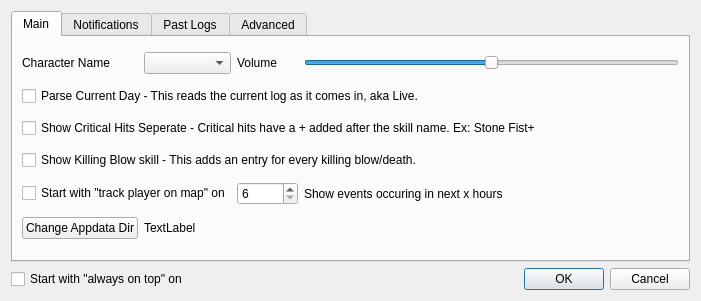
<?xml version="1.0" encoding="UTF-8"?>
<ui version="4.0">
 <class>ConfigDialog</class>
 <widget class="QDialog" name="ConfigDialog">
  <property name="geometry">
   <rect>
    <x>0</x>
    <y>0</y>
    <width>701</width>
    <height>301</height>
   </rect>
  </property>
  <property name="windowTitle">
   <string>Dialog</string>
  </property>
  <layout class="QGridLayout" name="gridLayout">
   <item row="3" column="1">
    <widget class="QDialogButtonBox" name="buttonBox">
     <property name="orientation">
      <enum>Qt::Horizontal</enum>
     </property>
     <property name="standardButtons">
      <set>QDialogButtonBox::Cancel|QDialogButtonBox::Ok</set>
     </property>
    </widget>
   </item>
   <item row="3" column="0">
    <widget class="QCheckBox" name="chkStartOnTop">
     <property name="text">
      <string>Start with &quot;always on top&quot; on</string>
     </property>
    </widget>
   </item>
   <item row="0" column="0" colspan="2">
    <widget class="QTabWidget" name="tabConfigTab">
     <property name="enabled">
      <bool>true</bool>
     </property>
     <property name="currentIndex">
      <number>0</number>
     </property>
     <widget class="QWidget" name="tabMainConfig">
      <attribute name="title">
       <string>Main</string>
      </attribute>
      <layout class="QGridLayout" name="gridLayout_9">
       <item row="0" column="1">
        <widget class="QComboBox" name="cmbCharName"/>
       </item>
       <item row="0" column="0">
        <widget class="QLabel" name="lblCharacterName">
         <property name="text">
          <string>Character Name</string>
         </property>
        </widget>
       </item>
       <item row="0" column="3">
        <widget class="QSlider" name="sldVolume">
         <property name="minimum">
          <number>0</number>
         </property>
         <property name="maximum">
          <number>100</number>
         </property>
         <property name="singleStep">
          <number>5</number>
         </property>
         <property name="value">
          <number>50</number>
         </property>
         <property name="orientation">
          <enum>Qt::Horizontal</enum>
         </property>
        </widget>
       </item>
       <item row="3" column="0" colspan="4">
        <widget class="QCheckBox" name="chkCriticalHits">
         <property name="text">
          <string>Show Critical Hits Seperate - Critical hits have a + added after the skill name. Ex: Stone Fist+</string>
         </property>
        </widget>
       </item>
       <item row="2" column="0" colspan="4">
        <widget class="QCheckBox" name="chkCurrentDay">
         <property name="text">
          <string>Parse Current Day - This reads the current log as it comes in, aka Live.</string>
         </property>
        </widget>
       </item>
       <item row="0" column="2">
        <widget class="QLabel" name="lblVolume">
         <property name="text">
          <string>Volume</string>
         </property>
        </widget>
       </item>
       <item row="5" column="0" colspan="2">
        <widget class="QCheckBox" name="chkTrackPlayerOnStart">
         <property name="text">
          <string>Start with &quot;track player on map&quot; on</string>
         </property>
        </widget>
       </item>
       <item row="5" column="2">
        <widget class="QSpinBox" name="spnEventHours">
         <property name="suffix">
          <string/>
         </property>
         <property name="minimum">
          <number>6</number>
         </property>
         <property name="maximum">
          <number>99999</number>
         </property>
        </widget>
       </item>
       <item row="5" column="3">
        <widget class="QLabel" name="lblEventhours">
         <property name="text">
          <string>Show events occuring in next x hours</string>
         </property>
        </widget>
       </item>
       <item row="4" column="0" colspan="4">
        <widget class="QCheckBox" name="chkKillingBlow">
         <property name="text">
          <string>Show Killing Blow skill - This adds an entry for every killing blow/death.</string>
         </property>
        </widget>
       </item>
       <item row="6" column="1" colspan="3">
        <widget class="QLabel" name="lblAppDataPath">
         <property name="mouseTracking">
          <bool>false</bool>
         </property>
         <property name="text">
          <string>TextLabel</string>
         </property>
        </widget>
       </item>
       <item row="6" column="0">
        <widget class="QPushButton" name="btnChangeAppDataPath">
         <property name="text">
          <string>Change Appdata Dir</string>
         </property>
        </widget>
       </item>
      </layout>
     </widget>
     <widget class="QWidget" name="tabNotifications">
      <property name="sizePolicy">
       <sizepolicy hsizetype="Expanding" vsizetype="Ignored">
        <horstretch>0</horstretch>
        <verstretch>0</verstretch>
       </sizepolicy>
      </property>
      <attribute name="title">
       <string>Notifications</string>
      </attribute>
      <layout class="QGridLayout" name="gridLayout_8">
       <property name="leftMargin">
        <number>1</number>
       </property>
       <property name="topMargin">
        <number>1</number>
       </property>
       <property name="rightMargin">
        <number>1</number>
       </property>
       <property name="bottomMargin">
        <number>1</number>
       </property>
       <item row="2" column="0">
        <widget class="QGroupBox" name="grpWhisper">
         <property name="sizePolicy">
          <sizepolicy hsizetype="MinimumExpanding" vsizetype="MinimumExpanding">
           <horstretch>0</horstretch>
           <verstretch>0</verstretch>
          </sizepolicy>
         </property>
         <property name="maximumSize">
          <size>
           <width>16777215</width>
           <height>100</height>
          </size>
         </property>
         <property name="title">
          <string>Whisper Notification</string>
         </property>
         <layout class="QGridLayout" name="gridLayout_6">
          <property name="leftMargin">
           <number>1</number>
          </property>
          <property name="topMargin">
           <number>1</number>
          </property>
          <property name="rightMargin">
           <number>1</number>
          </property>
          <property name="bottomMargin">
           <number>1</number>
          </property>
          <item row="0" column="3">
           <widget class="QSpinBox" name="spnWhisperTime">
            <property name="maximumSize">
             <size>
              <width>75</width>
              <height>16777215</height>
             </size>
            </property>
            <property name="minimum">
             <number>1</number>
            </property>
            <property name="value">
             <number>10</number>
            </property>
           </widget>
          </item>
          <item row="0" column="2">
           <widget class="QCheckBox" name="chkWhisperSound">
            <property name="sizePolicy">
             <sizepolicy hsizetype="Expanding" vsizetype="Expanding">
              <horstretch>0</horstretch>
              <verstretch>0</verstretch>
             </sizepolicy>
            </property>
            <property name="maximumSize">
             <size>
              <width>16777215</width>
              <height>16777215</height>
             </size>
            </property>
            <property name="text">
             <string>Sound</string>
            </property>
           </widget>
          </item>
          <item row="0" column="4">
           <widget class="QLabel" name="lblLogonLogoffSpinboxTxt_3">
            <property name="sizePolicy">
             <sizepolicy hsizetype="Expanding" vsizetype="Expanding">
              <horstretch>0</horstretch>
              <verstretch>0</verstretch>
             </sizepolicy>
            </property>
            <property name="text">
             <string>Popup Time(Secs)</string>
            </property>
           </widget>
          </item>
          <item row="0" column="1">
           <widget class="QCheckBox" name="chkWhisperPopup">
            <property name="sizePolicy">
             <sizepolicy hsizetype="MinimumExpanding" vsizetype="Expanding">
              <horstretch>0</horstretch>
              <verstretch>0</verstretch>
             </sizepolicy>
            </property>
            <property name="maximumSize">
             <size>
              <width>16777215</width>
              <height>16777215</height>
             </size>
            </property>
            <property name="text">
             <string>Popup</string>
            </property>
           </widget>
          </item>
         </layout>
        </widget>
       </item>
       <item row="3" column="0">
        <widget class="QGroupBox" name="grpSales">
         <property name="sizePolicy">
          <sizepolicy hsizetype="MinimumExpanding" vsizetype="MinimumExpanding">
           <horstretch>0</horstretch>
           <verstretch>0</verstretch>
          </sizepolicy>
         </property>
         <property name="maximumSize">
          <size>
           <width>16777215</width>
           <height>100</height>
          </size>
         </property>
         <property name="title">
          <string>Sales Notifications</string>
         </property>
         <layout class="QGridLayout" name="gridLayout_5">
          <property name="leftMargin">
           <number>1</number>
          </property>
          <property name="topMargin">
           <number>1</number>
          </property>
          <property name="rightMargin">
           <number>1</number>
          </property>
          <property name="bottomMargin">
           <number>1</number>
          </property>
          <item row="0" column="2">
           <widget class="QSpinBox" name="spnSalesTime">
            <property name="maximumSize">
             <size>
              <width>75</width>
              <height>16777215</height>
             </size>
            </property>
            <property name="minimum">
             <number>1</number>
            </property>
            <property name="value">
             <number>10</number>
            </property>
           </widget>
          </item>
          <item row="0" column="0">
           <widget class="QCheckBox" name="chkSalesPopup">
            <property name="sizePolicy">
             <sizepolicy hsizetype="Expanding" vsizetype="Preferred">
              <horstretch>0</horstretch>
              <verstretch>0</verstretch>
             </sizepolicy>
            </property>
            <property name="maximumSize">
             <size>
              <width>16777215</width>
              <height>16777215</height>
             </size>
            </property>
            <property name="text">
             <string>Popup</string>
            </property>
           </widget>
          </item>
          <item row="0" column="1">
           <widget class="QCheckBox" name="chkSalesSound">
            <property name="sizePolicy">
             <sizepolicy hsizetype="Expanding" vsizetype="Expanding">
              <horstretch>0</horstretch>
              <verstretch>0</verstretch>
             </sizepolicy>
            </property>
            <property name="maximumSize">
             <size>
              <width>16777215</width>
              <height>16777215</height>
             </size>
            </property>
            <property name="text">
             <string>Sound</string>
            </property>
           </widget>
          </item>
          <item row="0" column="3">
           <widget class="QLabel" name="lblLogonLogoffSpinboxTxt_2">
            <property name="sizePolicy">
             <sizepolicy hsizetype="Expanding" vsizetype="Expanding">
              <horstretch>0</horstretch>
              <verstretch>0</verstretch>
             </sizepolicy>
            </property>
            <property name="text">
             <string>Popup Time(Secs)</string>
            </property>
           </widget>
          </item>
         </layout>
        </widget>
       </item>
       <item row="2" column="1" rowspan="3">
        <widget class="QGroupBox" name="grpLogonLogoff">
         <property name="sizePolicy">
          <sizepolicy hsizetype="Expanding" vsizetype="Expanding">
           <horstretch>0</horstretch>
           <verstretch>0</verstretch>
          </sizepolicy>
         </property>
         <property name="minimumSize">
          <size>
           <width>0</width>
           <height>100</height>
          </size>
         </property>
         <property name="maximumSize">
          <size>
           <width>16777215</width>
           <height>16777215</height>
          </size>
         </property>
         <property name="autoFillBackground">
          <bool>false</bool>
         </property>
         <property name="title">
          <string>Logon/Logoff Notifications</string>
         </property>
         <layout class="QGridLayout" name="gridLayout_4">
          <property name="leftMargin">
           <number>1</number>
          </property>
          <property name="topMargin">
           <number>1</number>
          </property>
          <property name="rightMargin">
           <number>1</number>
          </property>
          <property name="bottomMargin">
           <number>1</number>
          </property>
          <property name="spacing">
           <number>4</number>
          </property>
          <item row="2" column="0" colspan="4">
           <widget class="QGroupBox" name="grpLoginList">
            <property name="enabled">
             <bool>false</bool>
            </property>
            <property name="title">
             <string>Login Notification List</string>
            </property>
            <layout class="QGridLayout" name="gridLayout_12">
             <item row="2" column="0" colspan="3">
              <widget class="QListWidget" name="lstLoginList"/>
             </item>
             <item row="0" column="0">
              <widget class="QLineEdit" name="txtLoginListInput"/>
             </item>
             <item row="0" column="1">
              <widget class="QPushButton" name="btnAddLoginList">
               <property name="text">
                <string>Add</string>
               </property>
              </widget>
             </item>
             <item row="3" column="0">
              <widget class="QPushButton" name="btnRemoveLoginList">
               <property name="text">
                <string>Remove Selected</string>
               </property>
              </widget>
             </item>
            </layout>
           </widget>
          </item>
          <item row="0" column="2">
           <widget class="QSpinBox" name="spnLogonLogoffTime">
            <property name="maximumSize">
             <size>
              <width>75</width>
              <height>16777215</height>
             </size>
            </property>
            <property name="minimum">
             <number>1</number>
            </property>
            <property name="value">
             <number>10</number>
            </property>
           </widget>
          </item>
          <item row="0" column="3">
           <widget class="QLabel" name="lblLogonLogoffSpinboxTxt">
            <property name="text">
             <string>Popup Time(Secs)</string>
            </property>
           </widget>
          </item>
          <item row="0" column="0">
           <widget class="QCheckBox" name="chkLogonLogoffPopup">
            <property name="maximumSize">
             <size>
              <width>16777215</width>
              <height>16777215</height>
             </size>
            </property>
            <property name="text">
             <string>Popup</string>
            </property>
           </widget>
          </item>
          <item row="0" column="1">
           <widget class="QCheckBox" name="chkLogonLogoffSound">
            <property name="maximumSize">
             <size>
              <width>16777215</width>
              <height>16777215</height>
             </size>
            </property>
            <property name="text">
             <string>Sound</string>
            </property>
           </widget>
          </item>
          <item row="1" column="0">
           <widget class="QCheckBox" name="chkUseWhitelist">
            <property name="text">
             <string>Only on Listed</string>
            </property>
           </widget>
          </item>
         </layout>
        </widget>
       </item>
      </layout>
     </widget>
     <widget class="QWidget" name="tabPastLogs">
      <attribute name="title">
       <string>Past Logs</string>
      </attribute>
      <layout class="QGridLayout" name="gridLayout_10">
       <item row="0" column="0">
        <widget class="QGroupBox" name="groupPast">
         <property name="title">
          <string>Past Logs</string>
         </property>
         <layout class="QGridLayout" name="gridLayout_3">
          <item row="2" column="0">
           <widget class="QDateEdit" name="dateStart"/>
          </item>
          <item row="1" column="0">
           <widget class="QLabel" name="label">
            <property name="text">
             <string>Start date for past logs</string>
            </property>
           </widget>
          </item>
          <item row="3" column="0">
           <widget class="QLabel" name="label_2">
            <property name="text">
             <string>End date for past logs</string>
            </property>
           </widget>
          </item>
          <item row="4" column="0">
           <widget class="QDateEdit" name="dateEnd"/>
          </item>
          <item row="0" column="0">
           <widget class="QCheckBox" name="chkPastDay">
            <property name="text">
             <string>Read Past Logs</string>
            </property>
           </widget>
          </item>
         </layout>
        </widget>
       </item>
      </layout>
     </widget>
     <widget class="QWidget" name="tabAdvanced">
      <attribute name="title">
       <string>Advanced</string>
      </attribute>
      <layout class="QGridLayout" name="gridLayout_11">
       <item row="0" column="0">
        <widget class="QLabel" name="label_5">
         <property name="text">
          <string>Default Save Path for Exporting</string>
         </property>
        </widget>
       </item>
       <item row="1" column="0" colspan="3">
        <widget class="QGroupBox" name="groupBox">
         <property name="maximumSize">
          <size>
           <width>16777215</width>
           <height>125</height>
          </size>
         </property>
         <property name="title">
          <string>Performance Tuning - Probably shouldn't touch</string>
         </property>
         <layout class="QGridLayout" name="gridLayout_2">
          <property name="topMargin">
           <number>2</number>
          </property>
          <property name="rightMargin">
           <number>2</number>
          </property>
          <property name="bottomMargin">
           <number>2</number>
          </property>
          <property name="spacing">
           <number>2</number>
          </property>
          <item row="0" column="0">
           <widget class="QLabel" name="label_3">
            <property name="text">
             <string>Max Display Lines</string>
            </property>
           </widget>
          </item>
          <item row="0" column="1">
           <widget class="QLineEdit" name="txtMaxDisplay"/>
          </item>
          <item row="1" column="0">
           <widget class="QLabel" name="label_4">
            <property name="text">
             <string>Lines to clear when Full</string>
            </property>
           </widget>
          </item>
          <item row="1" column="1">
           <widget class="QLineEdit" name="txtLinesToClear"/>
          </item>
         </layout>
        </widget>
       </item>
       <item row="2" column="0">
        <widget class="QLabel" name="lblFileDateLabel">
         <property name="text">
          <string>File Date Format</string>
         </property>
        </widget>
       </item>
       <item row="3" column="0">
        <widget class="QLabel" name="lblLogDateTimeLable">
         <property name="text">
          <string>Log DateTimeFormat</string>
         </property>
        </widget>
       </item>
       <item row="3" column="1">
        <widget class="QLineEdit" name="txtLogDateTime"/>
       </item>
       <item row="2" column="1">
        <widget class="QLineEdit" name="txtFileDate"/>
       </item>
       <item row="0" column="1">
        <widget class="QLineEdit" name="txtDefaultSave"/>
       </item>
      </layout>
     </widget>
    </widget>
   </item>
  </layout>
 </widget>
 <resources/>
 <connections>
  <connection>
   <sender>buttonBox</sender>
   <signal>accepted()</signal>
   <receiver>ConfigDialog</receiver>
   <slot>accept()</slot>
   <hints>
    <hint type="sourcelabel">
     <x>652</x>
     <y>412</y>
    </hint>
    <hint type="destinationlabel">
     <x>157</x>
     <y>274</y>
    </hint>
   </hints>
  </connection>
  <connection>
   <sender>buttonBox</sender>
   <signal>rejected()</signal>
   <receiver>ConfigDialog</receiver>
   <slot>reject()</slot>
   <hints>
    <hint type="sourcelabel">
     <x>652</x>
     <y>412</y>
    </hint>
    <hint type="destinationlabel">
     <x>286</x>
     <y>274</y>
    </hint>
   </hints>
  </connection>
 </connections>
</ui>
